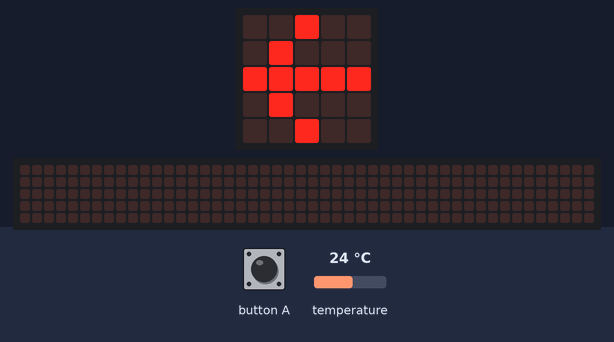
Recording of a program running on a simulated BBC micro:bit (MakeCode). On the bench: the board's 5×5 LED display, a strip that is not on the board, showing the scrolling text unrolled. The test bench sets the inputs (shaded band); at power-on: temperature 24 °C. The 48×5 strip is a reading aid, not a part: it shows the text the display is scrolling, unrolled, one strip-width of it at a time.

Above: at 1.2 s.
1.3 s: button A pressed for 0.5 s
At 4.15 s:
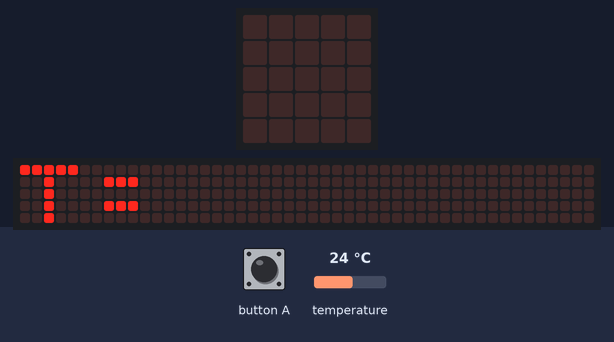
At 10.45 s:
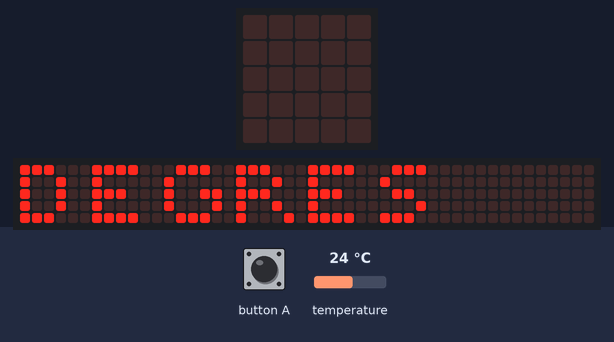

Measured:
- after the input at 1.3 s, the display: changes after 0.38 s (image 1)
- what the display in image 1 shows lasts 0.5 s, from 3.9 s to 4.4 s
- what the display in image 2 shows lasts 0.5 s, from 10.2 s to 10.7 s

The program:

main.ts
```typescript
basic.forever(function () {
    if (input.buttonIsPressed(Button.A)) {
        basic.clearScreen()
        basic.showString("T=")
        basic.showString("DEGRES")
        basic.showNumber(input.temperature())
    } else {
        basic.showLeds(`
            . . # . .
            . # . . .
            # # # # #
            . # . . .
            . . # . .
            `)
    }
})
```

test.ts
```typescript
// les tests vont ici ; cela ne sera pas compilé si ce paquet est utilisé en tant qu'extension.
```
